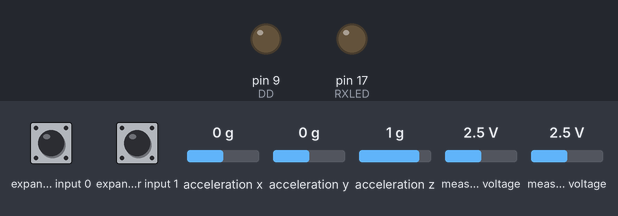
Simulated run of this sketch. Board: Arduino Mega 2560, built with avr-gcc and run on an emulated ATmega2560. Parts: output pins drawn as LEDs (lit = HIGH). Wiring (inferred from the names in the program): Wii Nunchuk at I2C address 0x52. The test bench sets the inputs (shaded band); at power-on: expander input 0 HIGH, expander input 1 HIGH, acceleration x 0 g, acceleration y 0 g, acceleration z 1 g, measured voltage 2.5 V. What the sketch prints to the serial monitor is not drawn.

Above: at 0.1 s.
At 2.3 s:
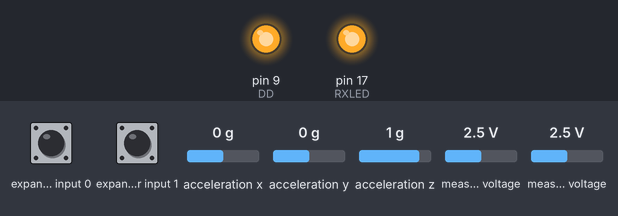
Timing chart, 0 to 3.8 s (numbered marks = the images above):
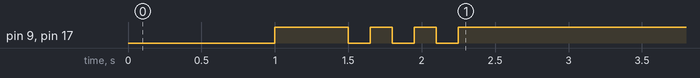

The sketch:

poro.ino
```cpp
#include <Wire.h>

//#include "Roomba.h"
#include "ArduinoNunchuk.h"

//Roomba roomba(&Serial1);
int RXLED = 17;  // The RX LED has a defined Arduino pin
int DD = 9;  // Device Detect Pin.  Active Low

ArduinoNunchuk nunchuk = ArduinoNunchuk();

const uint8_t twinkle[] = {
  7, // Length
  72, 16, // C4
  72, 16, // C4
  79, 16, // G4
  79, 16, // G4
  81, 16, // A5
  81, 16, // A5
  79, 32, // G4
};

const uint8_t elise[] = {
  9,
  76, 16, // E4
  75, 16, // D#4
  76, 16, // E4
  75, 16, // D#4
  76, 16, // E4
  71, 16, // B
  74, 16, // D
  72, 16, // C
  69, 32, // A
};

void send(int message) {
  /* Send a message with a built in delay */
  Serial1.write(message);
  delay(20);
}

void setup() {
  Serial.begin(9600);
  Serial1.begin(19200);

  pinMode(RXLED, OUTPUT);
  pinMode(DD, OUTPUT);
  digitalWrite(DD, HIGH);

  Serial.println("Started!!!");
  digitalWrite(RXLED, LOW);

  // Device Detect Wakeup
  digitalWrite(DD, LOW);
  digitalWrite(RXLED, LOW);
  delay(1000);
  digitalWrite(DD, HIGH);
  digitalWrite(RXLED, HIGH);
  delay(500);

  // Device Detect Force to 19200 Baud
  for (int i = 0; i < 3; i++) {
    digitalWrite(DD, LOW);
    digitalWrite(RXLED, LOW);
    delay(150);
    digitalWrite(DD, HIGH);
    digitalWrite(RXLED, HIGH);
    delay(150);
  }
  send(128);  // Off -> Passive
  send(130);  // Passive -> Control (Safe)
  send(132);  // Safe -> Full
  save_songs();
  send(141);  // Play song
  send(0);    // Song 0
  send(141);  // Play song
  send(1);    // Song 1
  nunchuk.init();

}

void save_songs() {
  send(140);
  send(0);
  for (int i = 0; i < 15; i++) {
    send(twinkle[i]);
  }

  // Fur Elise as 1
  send(140);
  send(1);
  for (int i = 0; i < 19; i++) {
    send(elise[i]);
  }
}


void print_status() {
  char buf[26];
  Serial.println("Querying for status...");
  send(142);
  send(0);
  Serial.println("Reading!");
  for (int i = 0; i < 26; i++) {
    while(!Serial1.available());
    buf[i] = Serial1.read();
  }
  Serial.print("Wheeldrop C/L/R: ");
  Serial.print(buf[0] & 0x10, DEC);
  Serial.print("/");
  Serial.print(buf[0] & 0x08, DEC);
  Serial.print("/");
  Serial.println(buf[0] & 0x04, DEC);

  Serial.print("Bump L/R: ");
  Serial.print(buf[0] & 0x02, DEC);
  Serial.print("/");
  Serial.println(buf[0] & 0x01, DEC);

  Serial.print("Wall: ");
  Serial.println(buf[1], DEC);

  Serial.print("Cliff L FL FR R: ");
  for (int j = 2; j < 6; j++) {
    Serial.print(buf[j], DEC);
    Serial.print(" ");
  }
  Serial.println();
  Serial.println();

}

void print_wii_status() {
  nunchuk.update();

  Serial.print(nunchuk.analogX, DEC);
  Serial.print(' ');
  Serial.print(nunchuk.analogY, DEC);
  Serial.print(' ');
  Serial.print(nunchuk.zButton, DEC);
  Serial.print(' ');
  Serial.println(nunchuk.cButton, DEC);
}

void loop() {
  //print_status();
  print_wii_status();
  delay(50);
}
```

ArduinoNunchuk.cpp
```cpp
// (licence header left out)
#include <Arduino.h>
#include <Wire.h>
#include "ArduinoNunchuk.h"

#define ADDRESS 0x52

void ArduinoNunchuk::init()
{
  Wire.begin();

  ArduinoNunchuk::_sendByte(0x55, 0xF0);
  ArduinoNunchuk::_sendByte(0x00, 0xFB);

  ArduinoNunchuk::update();
}

void ArduinoNunchuk::update()
{
  int count = 0;
  int values[6];

  Wire.requestFrom(ADDRESS, 6);

  while(Wire.available())
  {
    values[count] = Wire.read();
    count++;
  }

  ArduinoNunchuk::analogX = values[0];
  ArduinoNunchuk::analogY = values[1];
  ArduinoNunchuk::accelX = (values[2] << 2) | ((values[5] >> 2) & 3);
  ArduinoNunchuk::accelY = (values[3] << 2) | ((values[5] >> 4) & 3);
  ArduinoNunchuk::accelZ = (values[4] << 2) | ((values[5] >> 6) & 3);
  ArduinoNunchuk::zButton = !((values[5] >> 0) & 1);
  ArduinoNunchuk::cButton = !((values[5] >> 1) & 1);

  ArduinoNunchuk::_sendByte(0x00, 0x00);
}

void ArduinoNunchuk::_sendByte(byte data, byte location)
{
  Wire.beginTransmission(ADDRESS);

  Wire.write(location);
  Wire.write(data);

  Wire.endTransmission();

  delay(20);
}
```

ArduinoNunchuk.h
```cpp
// (licence header left out)
#ifndef ArduinoNunchuk_H
#define ArduinoNunchuk_H

#include <Arduino.h>

class ArduinoNunchuk
{
  public:
    int analogX;
    int analogY;
    int accelX;
    int accelY;
    int accelZ;
    int zButton;
    int cButton;

    void init();
    void update();

  private:
    void _sendByte(byte data, byte location);
};

#endif
```
